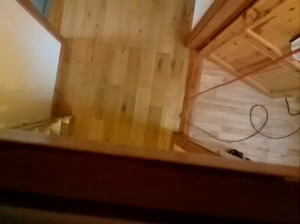
#> input picture frame 61 of attic2.avi, 300 x 224 px
$ python bgSubtractMessedup.py   (Python 2 division)
#> lines starting #> are read from the running program, lines starting #| are printed output that depends on the picture; after the words box and inside, x2 and y2 are one past the last pixel; in counts of white or black regions, pixels touching at a corner belong together
from collections import deque
import numpy as np
import cv2
import imutils
import argparse
import datetime
import time

class Point:
    def _init_(self):
        self.x = 0
        self.y = 0

class ContourInfo:
    def _init_(self):
        self.id = 0
        self.previousPosition = point()
        self.currentPosition = point()
        self.direction = ""
        self.expectedPosition = point()

contourInfoList = []
contourId = 0
cap = cv2.VideoCapture('attic2.avi')
fgbg = cv2.BackgroundSubtractorMOG()
kernel = np.ones((5,5),np.uint8)
pts = deque(maxlen=64)

while(1):
    ret, frame = cap.read()
#> frame is the input picture: shape (224, 300, 3); mean B, G, R 48.2, 79.2, 114.7
    width, height = frame.shape[:2]
#> width = 224; height = 300

    fgmask = cv2.cvtColor(frame,cv2.COLOR_BGR2GRAY)
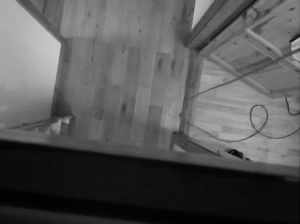
#> fgmask: shape (224, 300); min 0, max 204, mean 86.2

    #frame = imutils.resize(frame, width=500)
    #fgmask = cv2.threshold(fgmask, 0, 255, cv2.THRESH_BINARY | cv2.THRESH_OTSU)[1] Look at otsu thresholding if you have time! might be more accurate
    fgmask = fgbg.apply(fgmask)
#> fgmask: shape (224, 300); every value is 0
    #add leaningRate flag above if you're getting things in background which shouldnt be - but it makes people less solid

    #fgmask = cv2.threshold(fgmask, 1, 255, cv2.THRESH_BINARY)[1]
    #fgmask = cv2.adaptiveThreshold(fgmask,255
#,cv2.ADAPTIVE_THRESH_MEAN_C, cv2.THRESH_BINARY,11,2)
    #fgmask = cv2.adaptiveThreshold(fgmask, 255
#, cv2.ADAPTIVE_THRESH_GAUSSIAN_C, cv2.THRESH_BINARY,11,2)
    #ret, fgmask = cv2.threshold(fgmask,127,255,0)
    fgmask = cv2.GaussianBlur(fgmask,(5,5),0)

    fgmask = cv2.erode(fgmask,None,iterations=2)
    #fgmask = cv2.erode(fgmask,kernel,iterations=1)
    fgmask = cv2.dilate(fgmask,None,iterations=2)
    # [11 lines of commented-out code are left out]
    previousContours = []
    contours, hierarchy = cv2.findContours(fgmask.copy(),cv2.RETR_TREE,cv2.CHAIN_APPROX_SIMPLE)
#> contours = []
    #this array handles if there are multiple contours in the first frame containing contours
    center = None
    if len(contours) > 0:
        if not previousContours:
            tempArray = []
            print "first contour!!"
            for c in contours:
                area = cv2.contourArea(c)
                if area < 1000:
                    continue
                    #print cv2.contourArea(c)

                M = cv2.moments(c)
                center = (int(M["m10"]/M["m00"]), int(M["m01"]/M["m00"]))
                ci = ContourInfo()
                contourId += 1
                ci.id = contourId
                ci.previousPosition = center #should it be previousPosition? is current position even needed in object
                tempArray.append(ci)
                #too early to calculate expected position and direction seeing as this is the first frame with a contour in it
                #contourInfoList.append(ci)
                (x,y,w,h) = cv2.boundingRect(c)
                cv2.rectangle(frame,(x,y),(x+w,y+h),(0,255,0),2)
                cv2.circle(frame, center, 5, (0, 0, 255), -1)
        #img =cv2.drawContours(frame,contours,-1, (0,255,0), 3)
        #print len(contours)
        else:
            for c in contours:
                area = cv2.contourArea(c)
                if area < 1000:
                    continue

                M = cv2.moments(c)
                center = (int(M["m10"]/M["m00"]), int(M["m01"]/M["m00"]))
                (x,y,w,h) = cv2.boundingRect(c)
                cv2.rectangle(frame,(x,y),(x+w,y+h),(0,255,0),2)
                cv2.circle(frame, center, 5, (0, 0, 255), -1)
        #stuff here
    previousContours = contours
#> previousContours = []
    pts.appendleft(center)
    cv2.line(frame, (0,75), (300,75), (255,255,255))
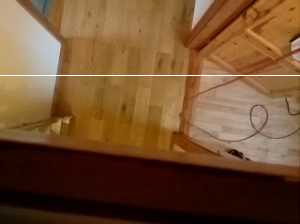
#> frame: shape (224, 300, 3); 0.45% of pixels changed, all inside (x1, y1, x2, y2) = (0, 75, 300, 76)
    cv2.imshow('frame', fgmask)
    cv2.imshow('frame2', frame)

    print pts[0]
    k = cv2.waitKey(30) & 0xff
#> (key Esc is pressed here)
    if k == 27:
        break

cap.release()
cv2.destroyAllWindows()

$ run again, starting later in the video
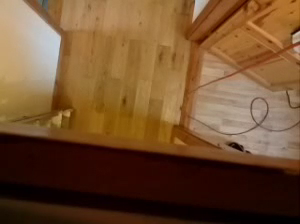
#> input picture frame 275 of attic2.avi, 300 x 224 px
#> frame is the input picture: shape (224, 300, 3); mean B, G, R 47.4, 78.8, 113.6
#> `fgmask = cv2.cvtColor(frame,cv2.COLOR_BGR2GRAY)`:
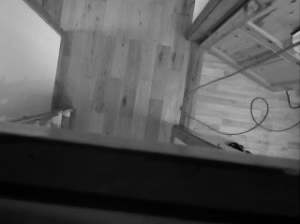
#> fgmask: shape (224, 300); min 0, max 207, mean 85.5
#> contours = []
#> `cv2.line(frame, (0,75), (300,75), (255,255,255))`:
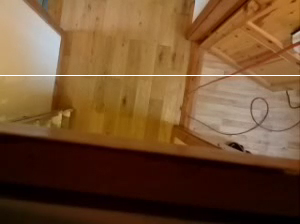
#> frame: shape (224, 300, 3); 0.45% of pixels changed, all inside (x1, y1, x2, y2) = (0, 75, 300, 76)

$ run again, starting later in the video
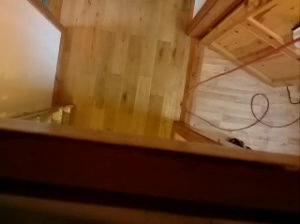
#> input picture frame 490 of attic2.avi, 300 x 224 px
#> frame is the input picture: shape (224, 300, 3); mean B, G, R 43.9, 74.5, 111.5
#> `fgmask = cv2.cvtColor(frame,cv2.COLOR_BGR2GRAY)`:
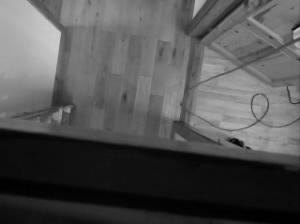
#> fgmask: shape (224, 300); min 0, max 206, mean 82
#> contours = []
#> `cv2.line(frame, (0,75), (300,75), (255,255,255))`:
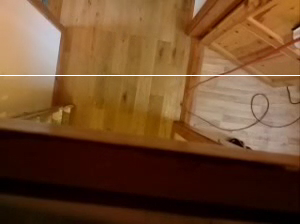
#> frame: shape (224, 300, 3); 0.45% of pixels changed, all inside (x1, y1, x2, y2) = (0, 75, 300, 76)
